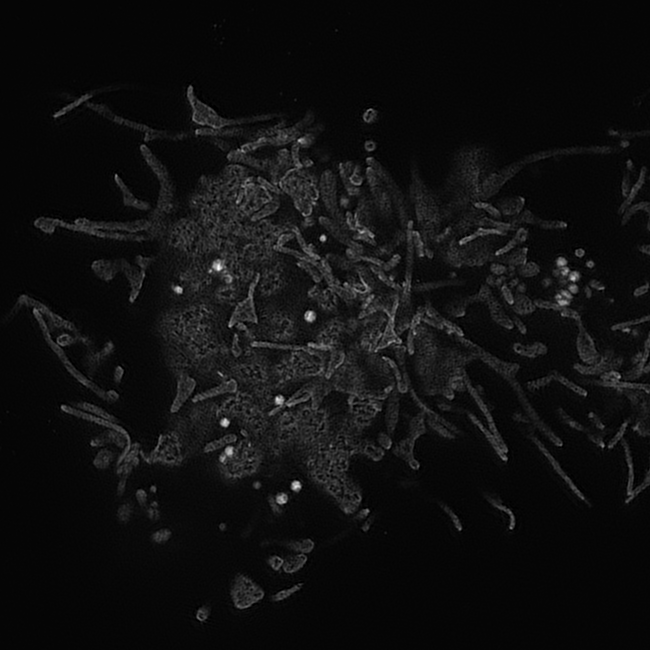
#> input picture Fig1_FigS1I_WAVE_organization_pattern_quantification/FigS1I_Control_SPARK/example_images/230614_pmw64_002_SIR.tif, 650 x 650 px, found by its file name
$ jupyter execute --allow-errors FigS1I_FigS1F_Fyn-Hotag3.ipynb
#> lines starting #> are read from the running program, lines starting #| are printed output that depends on the picture; after the words box and inside, x2 and y2 are one past the last pixel; in counts of white or black regions, pixels touching at a corner belong together
[cell 1]
from skimage import io,filters, morphology, measure, draw,exposure
import matplotlib.pyplot as plt
import numpy as np
from scipy import stats
import trackpy as tp
import pandas as pd
import math
from scipy.stats import median_abs_deviation
from scipy.optimize import curve_fit
from sklearn.neighbors import KernelDensity
import matplotlib
import seaborn as sns
from skimage.filters import threshold_otsu
from matplotlib import rc
import matplotlib as mpl

[cell 2]
import warnings
warnings.filterwarnings("ignore")

[cell 3]
PATH = '</PATH/TO/DIR>/WAVE/Fig1_FigS1I_WAVE_organization_pattern_quantification/FigS1I_Control_SPARK/'

[cell 4]
def CalMean(result,para,n):
    """
    Calculate the average normalized intensity between groups

    Parameters
    ----------
    result: DataFrame
        containing ALL of the lamellipodia quantification info (multiple groups)
    para: string
        parameter on the x axis for plotting
    n: inta
        number of sections for calculating the mean

    Returns
    -------
    mean: array
        containing the calculated mean
    std: array
        containing the calculated standard deviation
    xaxis: array
        containing the regrouped xaxis

    """
    region = np.linspace(0,1,n)
    mean = []
    std = []
    xaxis = []
    maximum = result[para].max()
    minimum = result[para].min()
    step = (maximum-minimum)/n
    for p in range(len(region)-1):
        data = result[(result[para] <minimum+step*(p+1)) & (result[para] >=minimum+step*p)]['nor_intensity']
        if data.empty:
            continue
        else:
            mean_intensity = data.mean()
            std_intensity = data.std()
            xaxis.append((minimum+step*(p+0.5)))
            if np.isnan(mean_intensity):
                mean.append(data)
            else:
                mean.append(mean_intensity)
            if np.isnan(std_intensity):
                std.append(0)
            else:
                std.append(std_intensity)
    return mean,std, xaxis

[cell 5]
def seg_cells(image, threshold, sigma,min_size, max_size, plot = True):
    """
    Segment out regions with a given fluorescence threshold in a cell

    Parameters
    ----------
    image : 2D array
        Raw tif image (single frame).
    threshold: float
        threshold used for segmentation
    sigma: float
        Standard deviation for Gaussian kernel.The larger the value, the smoothier the gaussian fitting.
    min_size: float
        minimum size of the segmented region
    max_size: float
        maximum size of the segmented region
    plot: bool
        whether or not plot the segmentation image

    Returns
    -------
    region_properties: list of RegionProperties
        Each item describes one labeled region with the corresponding attributes.
    label_mask_clean:2D array
        Segmentations based on fluorescent intensities of the image.
        Each integer corresponds to a unique segmentation and 0 is the background.

    """
    smooth = filters.gaussian(image,sigma,preserve_range=True)
    cell_mask = smooth > threshold
    label_mask = measure.label(cell_mask)
    region_properties = measure.regionprops(label_mask)
    label_mask_clean = label_mask.copy()
    for r in region_properties:
        if r.area <= min_size or r.area >= max_size:
            label_mask_clean[label_mask_clean == r.label] = 0
    if plot:
        plt.figure(figsize = (10,10))
        plt.imshow(image)
        plt.contour(label_mask_clean,colors = 'r',linewidths = 0.7)

    region_properties = measure.regionprops(label_mask_clean,intensity_image=image)
    return region_properties,label_mask_clean

[cell 6]
def f_x(x, A, B): # this is your 'straight line' y=f(x)
    return A*x + B

[cell 7]
def f_x2(x,A,B):
    return A * np.power(x,2) +B

[cell 8]
result_spark = pd.DataFrame()

[cell 9]
image = io.imread(PATH + 'example_images/230614_pmw64_002_SIR.tif')
#> image is the input picture: shape (650, 650) float32; min 0, max 5939.4, mean 366.9

[cell 10]
plt.imshow(image)

[cell 11]
threshold_otsu(image)
#> Out = 638

[cell 12]
threshold = 2000
b_min = 15
b_max = 1200
label_mask_clean,droplets_features= seg_cells(image,threshold,1,b_min,b_max)
#> in seg_cells, `cell_mask = smooth > threshold`:
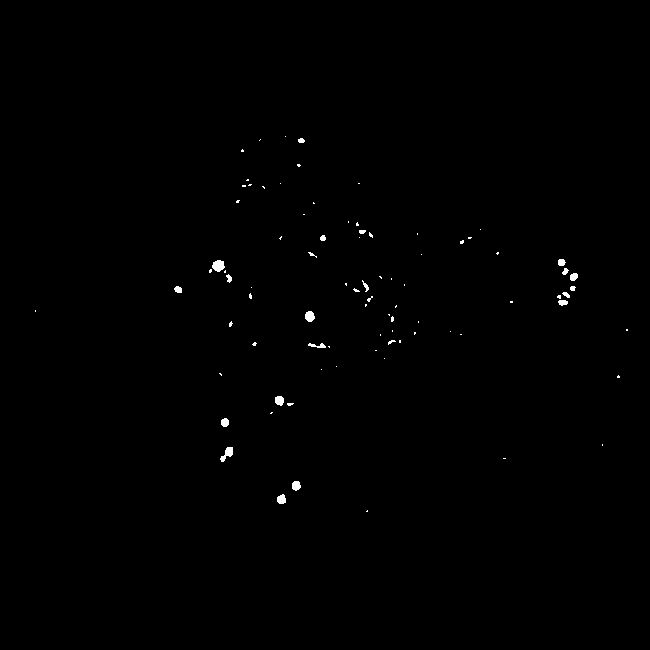
#> cell_mask: shape (650, 650) bool; 0.34% white; 85 white regions (65 under 20 px)
#> in seg_cells, `label_mask = measure.label(cell_mask)`: label_mask: shape (650, 650) int32; 86 distinct labels, from 0 to 85
#> in seg_cells, `region_properties = measure.regionprops(label_mask)`: region_properties = 85 regions; largest, box (x1, y1, x2, y2) and area: (212, 260, 225, 272) 113, (220, 447, 233, 462) 98, (305, 311, 315, 322) 85, (275, 396, 284, 406) 73, (292, 481, 301, 491) 71
#> the loop in seg_cells, `for r in region_properties:` made 85 passes
#> after the loop in seg_cells, `for r in region_properties:`:
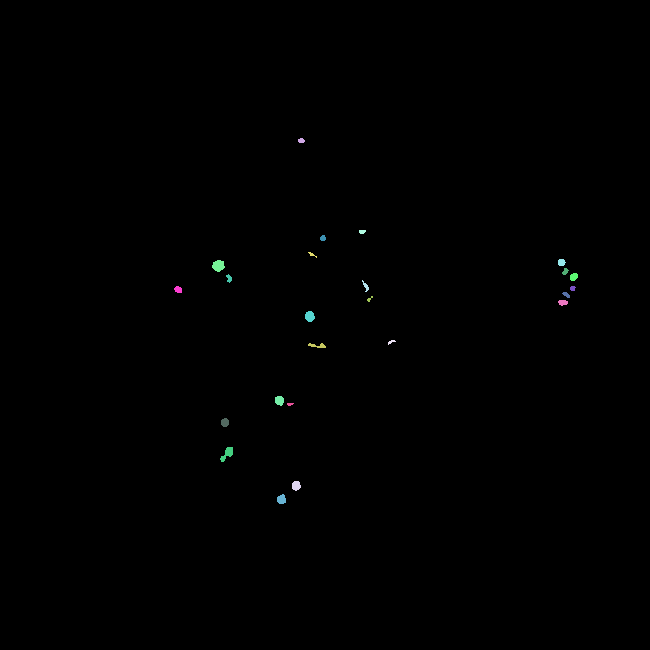
#> label_mask_clean: shape (650, 650) int32; 25 distinct labels, from 0 to 84; one colour per label, 0 black
#> in seg_cells, `region_properties = measure.regionprops(label_mask_clean,intensity_ima..`: region_properties = 24 regions; largest, box (x1, y1, x2, y2) and area: (212, 260, 225, 272) 113, (220, 447, 233, 462) 98, (305, 311, 315, 322) 85, (275, 396, 284, 406) 73, (292, 481, 301, 491) 71
#> label_mask_clean has the same summary as region_properties in seg_cells
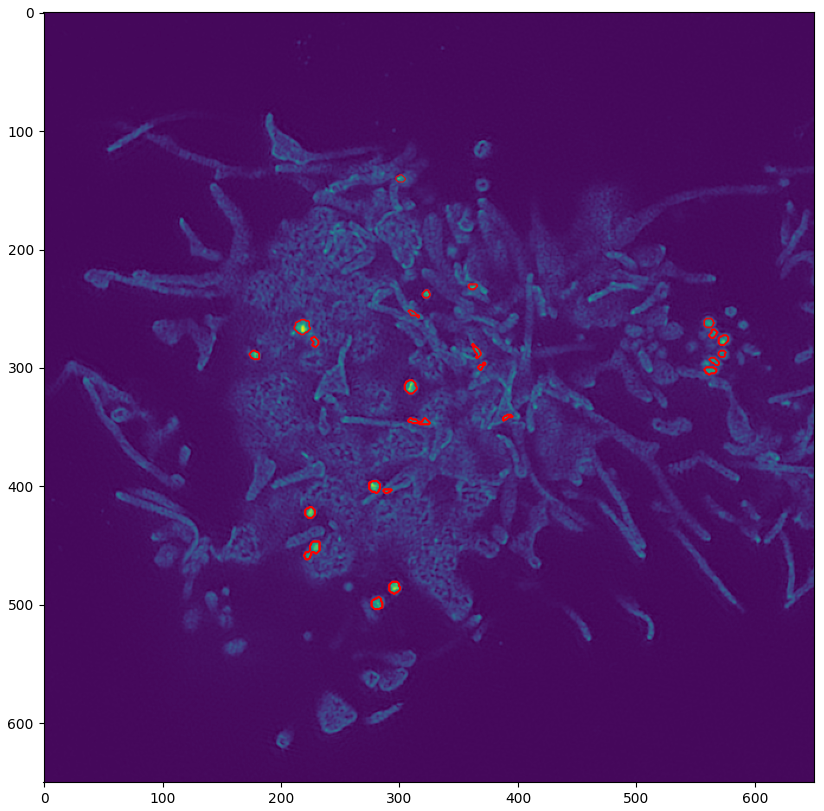
#> figure drawn by matplotlib, 1 panel

[cell 13]
features = pd.DataFrame()
droplets_features,label_mask_clean= seg_cells(image,threshold,1,b_min,b_max,True)
#> in seg_cells (call 2), `region_properties = measure.regionprops(label_mask)`: region_properties = 85 regions; largest, box (x1, y1, x2, y2) and area: (212, 260, 225, 272) 113, (220, 447, 233, 462) 98, (305, 311, 315, 322) 85, (275, 396, 284, 406) 73, (292, 481, 301, 491) 71
#> the loop in seg_cells (call 2), `for r in region_properties:` made 85 passes
#> in seg_cells (call 2), `region_properties = measure.regionprops(label_mask_clean,intensity_ima..`: region_properties = 24 regions; largest, box (x1, y1, x2, y2) and area: (212, 260, 225, 272) 113, (220, 447, 233, 462) 98, (305, 311, 315, 322) 85, (275, 396, 284, 406) 73, (292, 481, 301, 491) 71
#> droplets_features has the same summary as region_properties in seg_cells
#> (the rest of this cell did not finish here and is left out)

#> (a cell that did not finish here is left out)

[cell 15]
len(features)

#> (a cell that did not finish here is left out)

#> (a cell that did not finish here is left out)

[cell 18]
features

# Generate plots

#> (a cell that did not finish here is left out)

#> (a cell that did not finish here is left out)

#> (a cell that did not finish here is left out)

#> (a cell that did not finish here is left out)


#> (a cell that did not finish here is left out)

[cell 24]
_,ax = plt.subplots(figsize = (7,7),dpi = 300)
#> (the rest of this cell did not finish here and is left out)

#> (a cell that did not finish here is left out)
